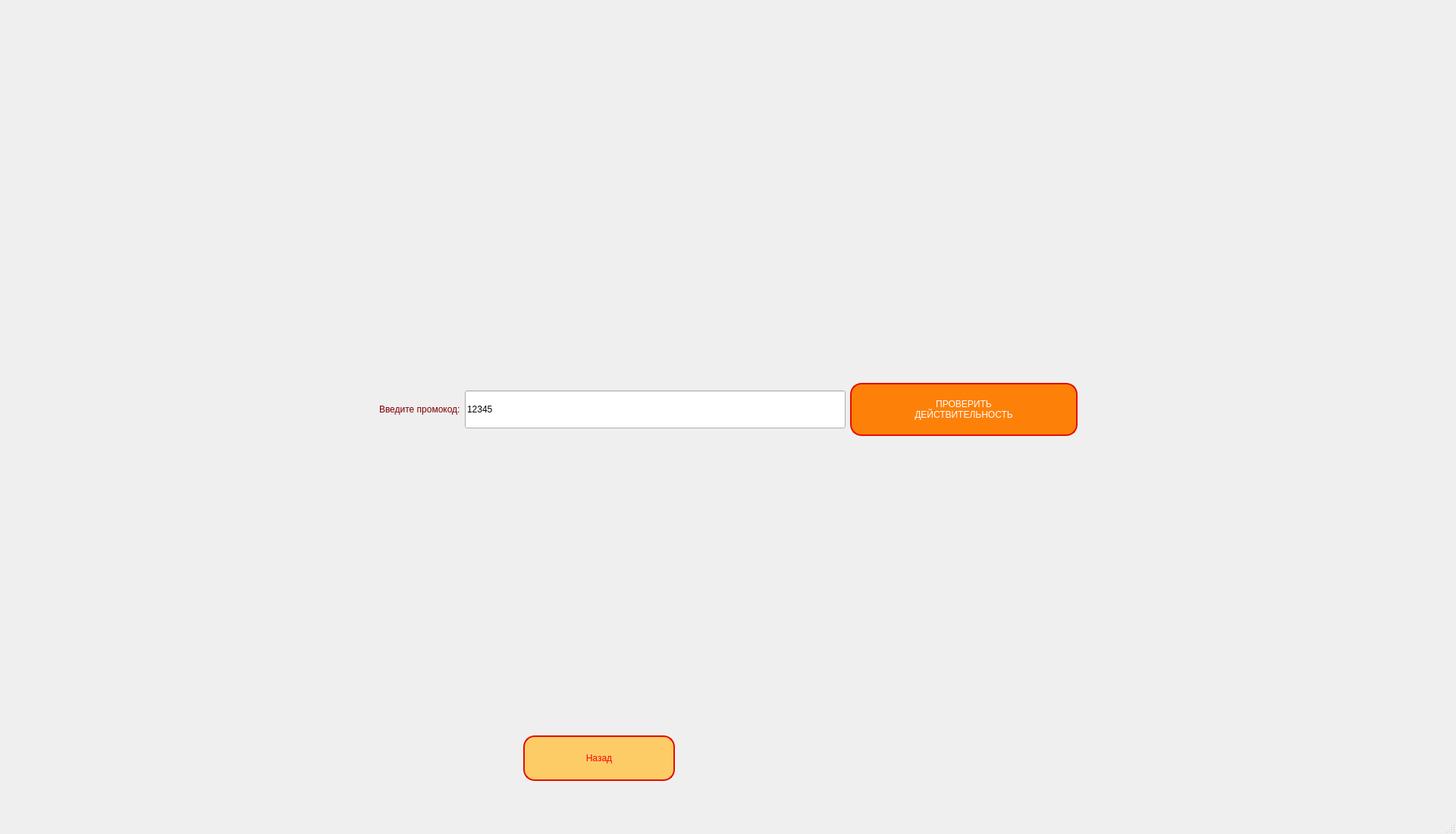
<?xml version="1.0" encoding="UTF-8"?>
<ui version="4.0">
 <class>PromoWindow</class>
 <widget class="QMainWindow" name="PromoWindow">
  <property name="geometry">
   <rect>
    <x>0</x>
    <y>0</y>
    <width>1920</width>
    <height>1100</height>
   </rect>
  </property>
  <property name="windowTitle">
   <string>Активация промокода</string>
  </property>
  <widget class="QWidget" name="centralwidget">
   <widget class="QPushButton" name="go_back">
    <property name="enabled">
     <bool>true</bool>
    </property>
    <property name="geometry">
     <rect>
      <x>690</x>
      <y>970</y>
      <width>200</width>
      <height>60</height>
     </rect>
    </property>
    <property name="sizePolicy">
     <sizepolicy hsizetype="Minimum" vsizetype="Fixed">
      <horstretch>0</horstretch>
      <verstretch>0</verstretch>
     </sizepolicy>
    </property>
    <property name="minimumSize">
     <size>
      <width>0</width>
      <height>60</height>
     </size>
    </property>
    <property name="maximumSize">
     <size>
      <width>200</width>
      <height>16777215</height>
     </size>
    </property>
    <property name="cursor">
     <cursorShape>PointingHandCursor</cursorShape>
    </property>
    <property name="layoutDirection">
     <enum>Qt::LeftToRight</enum>
    </property>
    <property name="styleSheet">
     <string notr="true">QPushButton {
	font: 75 30pt &quot;Courier&quot;;
color: rgb(252, 1, 7);
background-color: rgb(254, 204, 102);
border-radius: 15px;
border: 2px solid rgb(228, 13, 5);
}

QPushButton:hover {
	color: rgb(252, 69, 74);
	font: 32pt &quot;Courier&quot;;
}
</string>
    </property>
    <property name="text">
     <string>Назад</string>
    </property>
   </widget>
   <widget class="QWidget" name="gridLayoutWidget">
    <property name="geometry">
     <rect>
      <x>500</x>
      <y>230</y>
      <width>921</width>
      <height>621</height>
     </rect>
    </property>
    <layout class="QGridLayout" name="gridLayout_2">
     <item row="0" column="1">
      <widget class="QLineEdit" name="answ_area_2">
       <property name="minimumSize">
        <size>
         <width>0</width>
         <height>50</height>
        </size>
       </property>
       <property name="styleSheet">
        <string notr="true">font: 20pt &quot;Courier&quot;;</string>
       </property>
       <property name="text">
        <string>12345</string>
       </property>
      </widget>
     </item>
     <item row="0" column="0">
      <widget class="QLabel" name="label_3">
       <property name="styleSheet">
        <string notr="true">font: 20pt &quot;Tahoma&quot;;
color: rgb(128, 0, 2);</string>
       </property>
       <property name="text">
        <string>Введите промокод:</string>
       </property>
      </widget>
     </item>
     <item row="0" column="2">
      <widget class="QPushButton" name="check_btn_2">
       <property name="minimumSize">
        <size>
         <width>300</width>
         <height>70</height>
        </size>
       </property>
       <property name="cursor">
        <cursorShape>PointingHandCursor</cursorShape>
       </property>
       <property name="styleSheet">
        <string notr="true">
QPushButton {
	font: 75 20pt &quot;Helvetica&quot;;
background-color: rgb(253, 128, 8);
color: rgb(255, 255, 255);
border-radius: 15px;
border: 2px solid rgb(228, 13, 5);
}

QPushButton:hover {
	font: 75 22pt &quot;Helvetica&quot;;
color: rgb(0, 0, 0);

}</string>
       </property>
       <property name="text">
        <string>ПРОВЕРИТЬ
ДЕЙСТВИТЕЛЬНОСТЬ</string>
       </property>
      </widget>
     </item>
    </layout>
   </widget>
  </widget>
  <widget class="QMenuBar" name="menubar">
   <property name="geometry">
    <rect>
     <x>0</x>
     <y>0</y>
     <width>1920</width>
     <height>24</height>
    </rect>
   </property>
  </widget>
  <widget class="QStatusBar" name="statusbar"/>
 </widget>
 <resources/>
 <connections/>
</ui>
